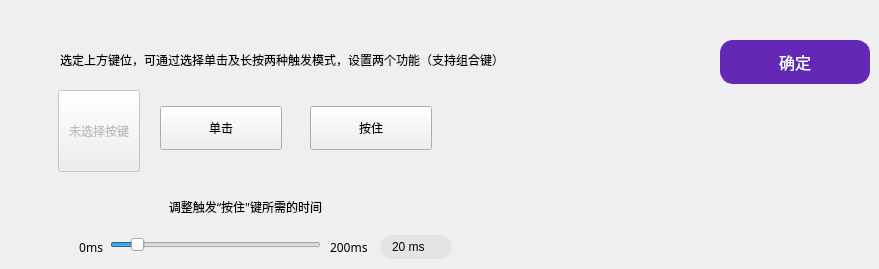
              <widget class="QWidget" name="tab22">
               <attribute name="title">
                <string>按住/单击(MT)</string>
               </attribute>
               <widget class="QPushButton" name="pushButton_MT1">
                <property name="geometry">
                 <rect>
                  <x>160</x>
                  <y>106</y>
                  <width>122</width>
                  <height>44</height>
                 </rect>
                </property>
                <property name="minimumSize">
                 <size>
                  <width>122</width>
                  <height>44</height>
                 </size>
                </property>
                <property name="autoFillBackground">
                 <bool>false</bool>
                </property>
                <property name="styleSheet">
                 <string notr="true">width:120px; height:40px;</string>
                </property>
                <property name="text">
                 <string>单击</string>
                </property>
                <property name="checkable">
                 <bool>false</bool>
                </property>
                <attribute name="buttonGroup">
                 <string notr="true">buttonGroupMT</string>
                </attribute>
               </widget>
               <widget class="QPushButton" name="pushButton_MT2">
                <property name="geometry">
                 <rect>
                  <x>310</x>
                  <y>106</y>
                  <width>122</width>
                  <height>44</height>
                 </rect>
                </property>
                <property name="minimumSize">
                 <size>
                  <width>122</width>
                  <height>44</height>
                 </size>
                </property>
                <property name="maximumSize">
                 <size>
                  <width>122</width>
                  <height>35</height>
                 </size>
                </property>
                <property name="styleSheet">
                 <string notr="true">width:120px; height:40px;</string>
                </property>
                <property name="text">
                 <string>按住</string>
                </property>
                <property name="checkable">
                 <bool>false</bool>
                </property>
                <attribute name="buttonGroup">
                 <string notr="true">buttonGroupMT</string>
                </attribute>
               </widget>
               <widget class="QLabel" name="labelTip">
                <property name="geometry">
                 <rect>
                  <x>60</x>
                  <y>40</y>
                  <width>600</width>
                  <height>40</height>
                 </rect>
                </property>
                <property name="text">
                 <string>选定上方键位，可通过选择单击及长按两种触发模式，设置两个功能（支持组合键）</string>
                </property>
                <property name="alignment">
                 <set>Qt::AlignmentFlag::AlignLeading|Qt::AlignmentFlag::AlignLeft|Qt::AlignmentFlag::AlignVCenter</set>
                </property>
                <property name="wordWrap">
                 <bool>true</bool>
                </property>
               </widget>
               <widget class="QLabel" name="labelTimeFlag">
                <property name="enabled">
                 <bool>true</bool>
                </property>
                <property name="geometry">
                 <rect>
                  <x>50</x>
                  <y>196</y>
                  <width>391</width>
                  <height>21</height>
                 </rect>
                </property>
                <property name="font">
                 <font>
                  <family>MiSans</family>
                  <italic>false</italic>
                  <fontweight>Medium</fontweight>
                 </font>
                </property>
                <property name="text">
                 <string>调整触发“按住&quot;键所需的时间</string>
                </property>
                <property name="alignment">
                 <set>Qt::AlignmentFlag::AlignCenter</set>
                </property>
                <property name="wordWrap">
                 <bool>true</bool>
                </property>
               </widget>
               <widget class="QLabel" name="labelFlag1">
                <property name="enabled">
                 <bool>true</bool>
                </property>
                <property name="geometry">
                 <rect>
                  <x>50</x>
                  <y>235</y>
                  <width>53</width>
                  <height>24</height>
                 </rect>
                </property>
                <property name="font">
                 <font>
                  <family>MiSans</family>
                  <italic>false</italic>
                  <fontweight>Medium</fontweight>
                 </font>
                </property>
                <property name="text">
                 <string notr="true">0ms</string>
                </property>
                <property name="alignment">
                 <set>Qt::AlignmentFlag::AlignRight|Qt::AlignmentFlag::AlignTrailing|Qt::AlignmentFlag::AlignVCenter</set>
                </property>
               </widget>
               <widget class="QLabel" name="labelFlag2">
                <property name="enabled">
                 <bool>true</bool>
                </property>
                <property name="geometry">
                 <rect>
                  <x>330</x>
                  <y>235</y>
                  <width>53</width>
                  <height>24</height>
                 </rect>
                </property>
                <property name="font">
                 <font>
                  <family>MiSans</family>
                  <italic>false</italic>
                  <fontweight>Medium</fontweight>
                 </font>
                </property>
                <property name="text">
                 <string notr="true">200ms</string>
                </property>
               </widget>
               <widget class="QSlider" name="horizontalSlider">
                <property name="enabled">
                 <bool>true</bool>
                </property>
                <property name="geometry">
                 <rect>
                  <x>110</x>
                  <y>230</y>
                  <width>211</width>
                  <height>30</height>
                 </rect>
                </property>
                <property name="maximum">
                 <number>200</number>
                </property>
                <property name="value">
                 <number>20</number>
                </property>
                <property name="orientation">
                 <enum>Qt::Orientation::Horizontal</enum>
                </property>
               </widget>
               <widget class="QLineEdit" name="lineEditValue">
                <property name="enabled">
                 <bool>true</bool>
                </property>
                <property name="geometry">
                 <rect>
                  <x>380</x>
                  <y>235</y>
                  <width>72</width>
                  <height>24</height>
                 </rect>
                </property>
                <property name="styleSheet">
                 <string notr="true">QLineEdit{border:none;background-color:#E4E4E4;border-radius:12px;width:72px;height:30px;padding-left:10px;}</string>
                </property>
                <property name="text">
                 <string>20 ms</string>
                </property>
               </widget>
               <widget class="QPushButton" name="pushButton_OKMT">
                <property name="geometry">
                 <rect>
                  <x>720</x>
                  <y>40</y>
                  <width>150</width>
                  <height>44</height>
                 </rect>
                </property>
                <property name="minimumSize">
                 <size>
                  <width>44</width>
                  <height>44</height>
                 </size>
                </property>
                <property name="maximumSize">
                 <size>
                  <width>444</width>
                  <height>16777215</height>
                 </size>
                </property>
                <property name="font">
                 <font>
                  <family>MiSans</family>
                  <pointsize>-1</pointsize>
                  <italic>false</italic>
                  <bold>false</bold>
                 </font>
                </property>
                <property name="focusPolicy">
                 <enum>Qt::FocusPolicy::NoFocus</enum>
                </property>
                <property name="styleSheet">
                 <string notr="true">QPushButton{background-color:#6329B6;border:1px solid #6329B6;border-radius:13px;color:white;font-size:16px;}</string>
                </property>
                <property name="text">
                 <string>确定</string>
                </property>
               </widget>
               <widget class="QPushButton" name="pushButton_MT">
                <property name="enabled">
                 <bool>false</bool>
                </property>
                <property name="geometry">
                 <rect>
                  <x>58</x>
                  <y>90</y>
                  <width>82</width>
                  <height>82</height>
                 </rect>
                </property>
                <property name="styleSheet">
                 <string notr="true">width:80px; height:80px;</string>
                </property>
                <property name="text">
                 <string>未选择按键</string>
                </property>
               </widget>
              </widget>
